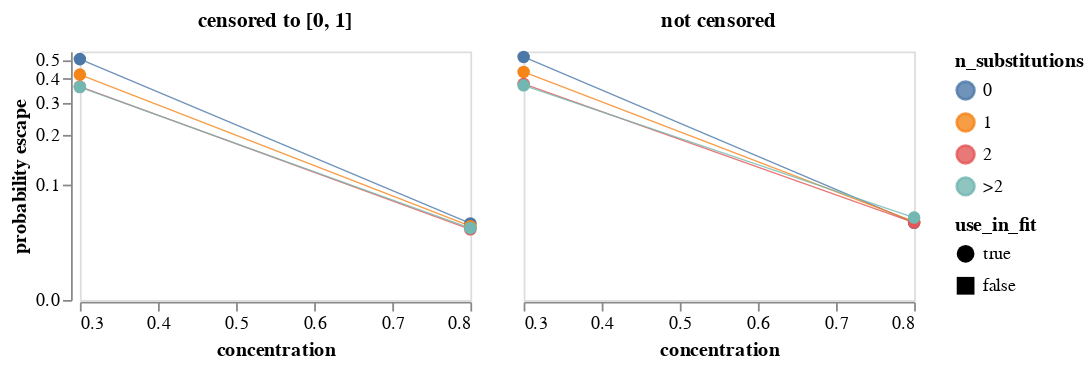

The notebook cell this image was saved under:
### Markdown cell above
Get mean probability of escape across all variants with the indicated number of mutations.
Note we weight each retained variant equally regardless of how many barcode counts it has.
We plot means for both the censored (set to between 0 and 1)and uncensored prob escape.
Note that the plot uses a symlog scale for the y-axis.
Mouseover points for details.

### Code cell
max_aa_subs = prob_escape_filters["max_aa_subs"]

mean_prob_escape = (
    prob_escape.query("retain")
    .assign(
        n_substitutions=lambda x: (
            x["aa_substitutions"]
            .str.split()
            .map(len)
            .clip(upper=max_aa_subs)
            .map(lambda n: str(n) if n < max_aa_subs else f">{int(max_aa_subs - 1)}")
        ),
        prob_escape_uncensored=lambda x: x["prob_escape_uncensored"].clip(
            upper=prob_escape_filters["clip_uncensored_prob_escape"],
        ),
    )
    .groupby(
        ["sample", "concentration", "use_in_fit", "n_substitutions"], as_index=False
    )
    .aggregate(
        prob_escape=pd.NamedAgg("prob_escape", "mean"),
        prob_escape_uncensored=pd.NamedAgg("prob_escape_uncensored", "mean"),
        n_variants=pd.NamedAgg("barcode", "count"),
    )
    .rename(
        columns={
            "prob_escape": "censored to [0, 1]",
            "prob_escape_uncensored": "not censored",
        }
    )
    .melt(
        id_vars=[
            "sample",
            "concentration",
            "use_in_fit",
            "n_substitutions",
            "n_variants",
        ],
        var_name="censored",
        value_name="probability escape",
    )
)

print(f"Writing mean prob escape for samples used in fit to {prob_escape_mean_csv}")
mean_prob_escape.to_csv(prob_escape_mean_csv, index=False, float_format="%.4g")

mean_prob_escape_chart = (
    alt.Chart(mean_prob_escape)
    .encode(
        x=alt.X("concentration"),
        y=alt.Y(
            "probability escape",
            scale=alt.Scale(type="symlog", constant=0.04),
        ),
        column=alt.Column(
            "censored",
            title=None,
            header=alt.Header(labelFontWeight="bold", labelFontSize=12),
        ),
        color=alt.Color("n_substitutions"),
        tooltip=[
            alt.Tooltip(c, format=".3g") if c == "probability escape" else c
            for c in mean_prob_escape.columns
        ],
        shape=alt.Shape("use_in_fit", scale=alt.Scale(domain=[True, False])),
    )
    .mark_line(point=True, size=0.75, opacity=0.8)
    .properties(width=220, height=140)
    .configure_axis(grid=False)
    .configure_point(size=50)
)

mean_prob_escape_chart

### Figure 1 — Vega-Lite specification as saved in the notebook (floating-point values rounded to 4 significant figures)
{"config": {"view": {"continuousWidth": 300, "continuousHeight": 300}, "axis": {"grid": false}, "point": {"size": 50}}, "data": {"name": "data-af5af84d79ecbd1ef200842e3e06190f"}, "mark": {"type": "line", "opacity": 0.8, "point": true, "size": 0.75}, "encoding": {"color": {"field": "n_substitutions", "type": "nominal"}, "column": {"field": "censored", "header": {"labelFontSize": 12, "labelFontWeight": "bold"}, "title": null, "type": "nominal"}, "shape": {"field": "use_in_fit", "scale": {"domain": [true, false]}, "type": "nominal"}, "tooltip": [{"field": "sample", "type": "nominal"}, {"field": "concentration", "type": "quantitative"}, {"field": "use_in_fit", "type": "nominal"}, {"field": "n_substitutions", "type": "nominal"}, {"field": "n_variants", "type": "quantitative"}, {"field": "censored", "type": "nominal"}, {"field": "probability escape", "format": ".3g", "type": "quantitative"}], "x": {"field": "concentration", "type": "quantitative"}, "y": {"field": "probability escape", "scale": {"constant": 0.04, "type": "symlog"}, "type": "quantitative"}}, "height": 140, "width": 220, "$schema": "https://vega.github.io/schema/vega-lite/v5.8.0.json", "datasets": {"data-af5af84d79ecbd1ef200842e3e06190f": [{"sample": "LibB-230704-HENV32-0.3-1", "concentration": 0.3, "use_in_fit": true, "n_substitutions": "0", "n_variants": 6690, "censored": "censored to [0, 1]", "probability escape": 0.5032}, {"sample": "LibB-230704-HENV32-0.3-1", "concentration": 0.3, "use_in_fit": true, "n_substitutions": "1", "n_variants": 29902, "censored": "censored to [0, 1]", "probability escape": 0.419}, {"sample": "LibB-230704-HENV32-0.3-1", "concentration": 0.3, "use_in_fit": true, "n_substitutions": "2", "n_variants": 7349, "censored": "censored to [0, 1]", "probability escape": 0.3631}, {"sample": "LibB-230704-HENV32-0.3-1", "concentration": 0.3, "use_in_fit": true, "n_substitutions": ">2", "n_variants": 988, "censored": "censored to [0, 1]", "probability escape": 0.3615}, {"sample": "LibB-230704-HENV32-0.8-1", "concentration": 0.8, "use_in_fit": true, "n_substitutions": "0", "n_variants": 6701, "censored": "censored to [0, 1]", "probability escape": 0.05165}, {"sample": "LibB-230704-HENV32-0.8-1", "concentration": 0.8, "use_in_fit": true, "n_substitutions": "1", "n_variants": 30011, "censored": "censored to [0, 1]", "probability escape": 0.04891}, {"sample": "LibB-230704-HENV32-0.8-1", "concentration": 0.8, "use_in_fit": true, "n_substitutions": "2", "n_variants": 7388, "censored": "censored to [0, 1]", "probability escape": 0.04599}, {"sample": "LibB-230704-HENV32-0.8-1", "concentration": 0.8, "use_in_fit": true, "n_substitutions": ">2", "n_variants": 996, "censored": "censored to [0, 1]", "probability escape": 0.04708}, {"sample": "LibB-230704-HENV32-0.3-1", "concentration": 0.3, "use_in_fit": true, "n_substitutions": "0", "n_variants": 6690, "censored": "not censored", "probability escape": 0.5163}, {"sample": "LibB-230704-HENV32-0.3-1", "concentration": 0.3, "use_in_fit": true, "n_substitutions": "1", "n_variants": 29902, "censored": "not censored", "probability escape": 0.4327}, {"sample": "LibB-230704-HENV32-0.3-1", "concentration": 0.3, "use_in_fit": true, "n_substitutions": "2", "n_variants": 7349, "censored": "not censored", "probability escape": 0.3752}, {"sample": "LibB-230704-HENV32-0.3-1", "concentration": 0.3, "use_in_fit": true, "n_substitutions": ">2", "n_variants": 988, "censored": "not censored", "probability escape": 0.3689}, {"sample": "LibB-230704-HENV32-0.8-1", "concentration": 0.8, "use_in_fit": true, "n_substitutions": "0", "n_variants": 6701, "censored": "not censored", "probability escape": 0.05233}, {"sample": "LibB-230704-HENV32-0.8-1", "concentration": 0.8, "use_in_fit": true, "n_substitutions": "1", "n_variants": 30011, "censored": "not censored", "probability escape": 0.05355}, {"sample": "LibB-230704-HENV32-0.8-1", "concentration": 0.8, "use_in_fit": true, "n_substitutions": "2", "n_variants": 7388, "censored": "not censored", "probability escape": 0.05251}, {"sample": "LibB-230704-HENV32-0.8-1", "concentration": 0.8, "use_in_fit": true, "n_substitutions": ">2", "n_variants": 996, "censored": "not censored", "probability escape": 0.05765}]}}
